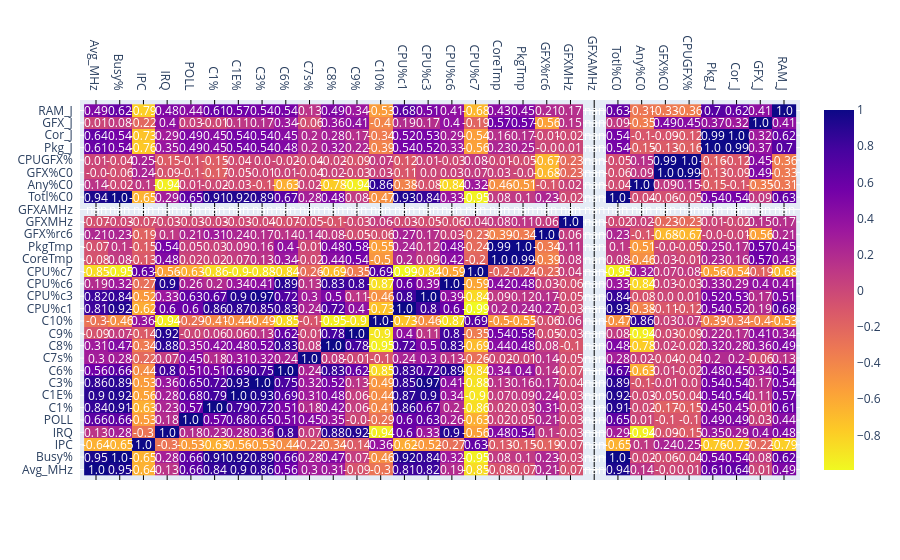

This figure's notebook cell:
### Code cell
corrs = df[['Avg_MHz', 'Busy%', 'IPC', 'IRQ', 'POLL', 'C1%','C1E%','C3%','C6%','C7s%','C8%','C9%','C10%','CPU%c1','CPU%c3','CPU%c6','CPU%c7','CoreTmp','PkgTmp','GFX%rc6','GFXMHz','GFXAMHz','Totl%C0','Any%C0','GFX%C0','CPUGFX%','Pkg_J','Cor_J','GFX_J','RAM_J']].corr()

figure = ff.create_annotated_heatmap(z=corrs.values,
                                     x=list(corrs.columns),
                                     y=list(corrs.index),
                                     annotation_text=corrs.round(2).values,
                                     showscale=True, reversescale=True)
figure.show()
